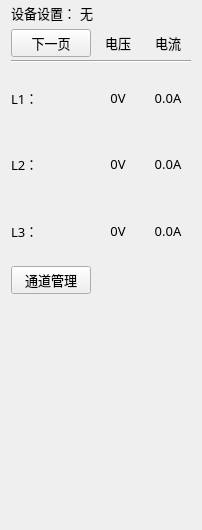
<?xml version="1.0" encoding="UTF-8"?>
<ui version="4.0">
 <class>WidgetPduDevice</class>
 <widget class="QWidget" name="WidgetPduDevice">
  <property name="geometry">
   <rect>
    <x>0</x>
    <y>0</y>
    <width>202</width>
    <height>530</height>
   </rect>
  </property>
  <property name="font">
   <font>
    <family>微软雅黑</family>
    <pointsize>10</pointsize>
    <weight>50</weight>
    <italic>false</italic>
    <bold>false</bold>
   </font>
  </property>
  <property name="windowTitle">
   <string>Form</string>
  </property>
  <property name="styleSheet">
   <string notr="true">font: 10pt &quot;微软雅黑&quot;;</string>
  </property>
  <layout class="QVBoxLayout" name="verticalLayout">
   <property name="spacing">
    <number>4</number>
   </property>
   <property name="topMargin">
    <number>0</number>
   </property>
   <property name="bottomMargin">
    <number>0</number>
   </property>
   <item>
    <layout class="QHBoxLayout" name="horizontalLayout" stretch="0,1">
     <item>
      <widget class="QLabel" name="label_2">
       <property name="maximumSize">
        <size>
         <width>16777215</width>
         <height>25</height>
        </size>
       </property>
       <property name="font">
        <font>
         <family>微软雅黑</family>
         <pointsize>10</pointsize>
         <weight>50</weight>
         <italic>false</italic>
         <bold>false</bold>
        </font>
       </property>
       <property name="text">
        <string>设备设置：</string>
       </property>
      </widget>
     </item>
     <item>
      <widget class="QLabel" name="label_pduSetting">
       <property name="maximumSize">
        <size>
         <width>16777215</width>
         <height>25</height>
        </size>
       </property>
       <property name="text">
        <string>无</string>
       </property>
      </widget>
     </item>
    </layout>
   </item>
   <item>
    <layout class="QGridLayout" name="gridLayout">
     <property name="verticalSpacing">
      <number>3</number>
     </property>
     <item row="0" column="1">
      <widget class="QLabel" name="label_9">
       <property name="text">
        <string>电压</string>
       </property>
       <property name="alignment">
        <set>Qt::AlignCenter</set>
       </property>
      </widget>
     </item>
     <item row="0" column="2">
      <widget class="QLabel" name="label_10">
       <property name="text">
        <string>电流</string>
       </property>
       <property name="alignment">
        <set>Qt::AlignCenter</set>
       </property>
      </widget>
     </item>
     <item row="1" column="0" colspan="3">
      <widget class="Line" name="line">
       <property name="orientation">
        <enum>Qt::Horizontal</enum>
       </property>
      </widget>
     </item>
     <item row="2" column="0">
      <widget class="QLabel" name="label_l1n">
       <property name="maximumSize">
        <size>
         <width>30</width>
         <height>16777215</height>
        </size>
       </property>
       <property name="text">
        <string>L1：</string>
       </property>
      </widget>
     </item>
     <item row="2" column="1">
      <widget class="QLabel" name="label_l1v">
       <property name="text">
        <string>0V</string>
       </property>
       <property name="alignment">
        <set>Qt::AlignCenter</set>
       </property>
      </widget>
     </item>
     <item row="2" column="2">
      <widget class="QLabel" name="label_l1a">
       <property name="text">
        <string>0.0A</string>
       </property>
       <property name="alignment">
        <set>Qt::AlignCenter</set>
       </property>
      </widget>
     </item>
     <item row="3" column="0">
      <widget class="QLabel" name="label_l2n">
       <property name="maximumSize">
        <size>
         <width>30</width>
         <height>16777215</height>
        </size>
       </property>
       <property name="text">
        <string>L2：</string>
       </property>
      </widget>
     </item>
     <item row="3" column="1">
      <widget class="QLabel" name="label_l2v">
       <property name="text">
        <string>0V</string>
       </property>
       <property name="alignment">
        <set>Qt::AlignCenter</set>
       </property>
      </widget>
     </item>
     <item row="3" column="2">
      <widget class="QLabel" name="label_l2a">
       <property name="text">
        <string>0.0A</string>
       </property>
       <property name="alignment">
        <set>Qt::AlignCenter</set>
       </property>
      </widget>
     </item>
     <item row="4" column="0">
      <widget class="QLabel" name="label_l3n">
       <property name="maximumSize">
        <size>
         <width>30</width>
         <height>16777215</height>
        </size>
       </property>
       <property name="text">
        <string>L3：</string>
       </property>
      </widget>
     </item>
     <item row="4" column="1">
      <widget class="QLabel" name="label_l3v">
       <property name="text">
        <string>0V</string>
       </property>
       <property name="alignment">
        <set>Qt::AlignCenter</set>
       </property>
      </widget>
     </item>
     <item row="4" column="2">
      <widget class="QLabel" name="label_l3a">
       <property name="text">
        <string>0.0A</string>
       </property>
       <property name="alignment">
        <set>Qt::AlignCenter</set>
       </property>
      </widget>
     </item>
     <item row="0" column="0">
      <widget class="QPushButton" name="switchBtn">
       <property name="text">
        <string>下一页</string>
       </property>
      </widget>
     </item>
    </layout>
   </item>
   <item>
    <layout class="QHBoxLayout" name="horizontalLayout_2">
     <item>
      <widget class="QPushButton" name="pushButton_setchannel">
       <property name="text">
        <string>通道管理</string>
       </property>
      </widget>
     </item>
     <item>
      <spacer name="horizontalSpacer">
       <property name="orientation">
        <enum>Qt::Horizontal</enum>
       </property>
       <property name="sizeHint" stdset="0">
        <size>
         <width>40</width>
         <height>20</height>
        </size>
       </property>
      </spacer>
     </item>
    </layout>
   </item>
   <item>
    <widget class="QWidget" name="widget_ports" native="true"/>
   </item>
  </layout>
 </widget>
 <resources/>
 <connections/>
</ui>
